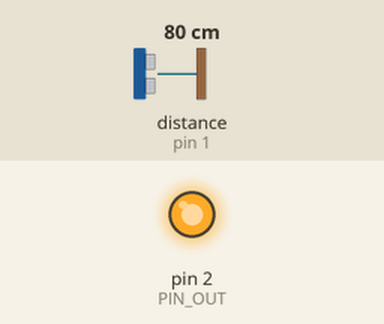
This sketch was run on a simulated Arduino Uno, built with avr-gcc and run on an emulated ATmega328P. Shown: output pins drawn as LEDs (lit = HIGH). The inputs (shaded band) are chosen by the test bench; at power-on: distance to the obstacle (sensor on pin 1) 80 cm. The echo pulse lasts 58.3 µs per cm.

Above: at 20.4 s.
20.5 s: distance to the obstacle (sensor on pin 1) set to 2 cm
At 22.09 s:
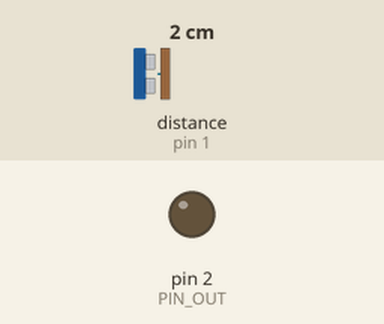
Timing chart, 0 to 23.6 s (numbered marks = the images above; inputs shaded):
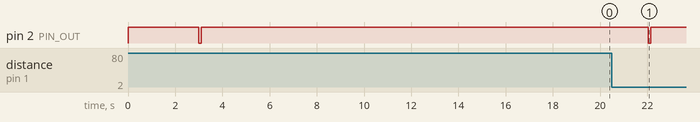

Measured:
- after the input at 20.5 s, pin 2 (PIN_OUT): HIGH → LOW after 1.5 s, → HIGH 0.10 s later

The sketch:

sketch_C3PO_June4th2019.ino
```cpp
/**
 * C^3PO - Corner Crash Corrector for People Obtuse
 *
 * Github: https://github.com/ntoenis/C-3PO/
 * Version: 0.1.0
 *
 * This sketch uses the NewPing library which you can get at: http://playground.arduino.cc/Code/NewPing
 */

#include <NewPing.h>

#define MAX_DISTANCE 180 // Maximum distance we want to ping for (in centimeters). Maximum sensor distance is rated at 400-500cm. 180~=5.9ft
#define TRIGGER_PIN1  0  // Arduino pin tied to trigger pin on the ultrasonic sensor.
#define TRIGGER_PIN2  0  // Arduino pin tied to trigger pin on the ultrasonic sensor.
#define ECHO_PIN1     1  // Arduino pin tied to echo pin on the ultrasonic sensor.
#define ECHO_PIN2     1  // Arduino pin tied to echo pin on the ultrasonic sensor.
#define PIN_OUT      2  // Go low to activate MP3 module
#define PLAY_TIME    15 // Number of seconds it will allow an mp3 file to play for without possible interruption

unsigned int distance1;
unsigned int distance2;
unsigned int previous_distance1;
unsigned int previous_distance2;
unsigned int threshold;
unsigned int low_threshold;
unsigned int high_threshold;

NewPing sonar1(TRIGGER_PIN1, ECHO_PIN1, MAX_DISTANCE); // NewPing setup of pins and maximum distance.
NewPing sonar2(TRIGGER_PIN2, ECHO_PIN2, MAX_DISTANCE); // NewPing setup of pins and maximum distance.

//If distance of one side is High start checking the other side.

void play(){
  //Serial.println("play"); //Debug print, can be removed.
  digitalWrite(PIN_OUT, LOW);
  delay(100);
  digitalWrite(PIN_OUT, HIGH);
  delay(PLAY_TIME * 1000);
}

boolean check_distance(int x, int y){ //x=distance, y=previous_distance
  //Serial.println("check_distance"); //Debug print, can be removed.
  if(x == 5 || x == 0){ return false; } // Seem to be getting a lot of invalid values from the sensor/library ignore

  threshold = (y / 5) + 1; // Calculate what 25% of the previous distance is
  low_threshold = y - threshold; // 25% lower than previous_distance
  high_threshold = y + threshold; // 25% higher than previous_distance

  if(low_threshold < 0) { low_threshold = 0; } // Ensure the low_threshold does not go negative
  if(high_threshold > MAX_DISTANCE) { high_threshold = MAX_DISTANCE; } // Ensure we are activating only up to the MAX_DISTANCE value

  if(x <= low_threshold || x > high_threshold){
    // If the new distance is more than 25% lower or higher than the previous distance, activate
    return true;
  }
  else{
    return false;
  }
}

void setup() {
  //Serial.begin(9600);
  pinMode(PIN_OUT, OUTPUT);
  digitalWrite(PIN_OUT, HIGH);
  delay(3000); // allow things to stabilize, incase the mp3 module needs time
  play(); //trigger the mp3 once on startup just to test everything
  previous_distance1 = sonar1.convert_cm(sonar1.ping_median(40)); // Set the previous distance
}

void loop() {
  distance1 = sonar1.convert_cm(sonar1.ping_median(15)); // Take 15 readings and average them
  delay(50);
  distance2 = sonar2.convert_cm(sonar2.ping_median(15)); // Take 15 readings and average them

  if(check_distance(distance1, previous_distance1) && check_distance(distance2, previous_distance2)){
    previous_distance1 = distance1;
    previous_distance2 = distance2;
    play();
  }
  else{delay(100);}

  //Serial.println(distance1 && distance2); //Debug print, can be removed.
}
```
